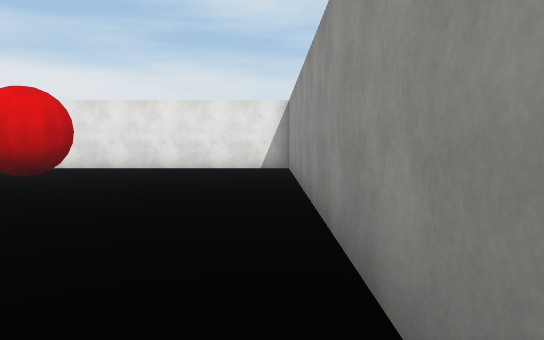
[1] (above)

24 first-person views from a walk through a 3-D level made in the Unity game engine. The camera is 1.5 m above the floor, tilts 4° down and sees 70° across. The floor is counted in squares, 2 m on a side. Each view is taken from the middle of a square. On the plan, view 1 faces up. The plan holds only what a view shows up to about 12 squares ahead; the rest is blank. The place goes on beyond the plan. Surface patterns are stand-ins for the level's own textures.

[2]
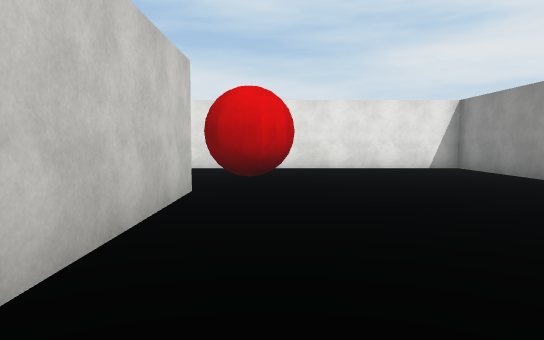

[3]
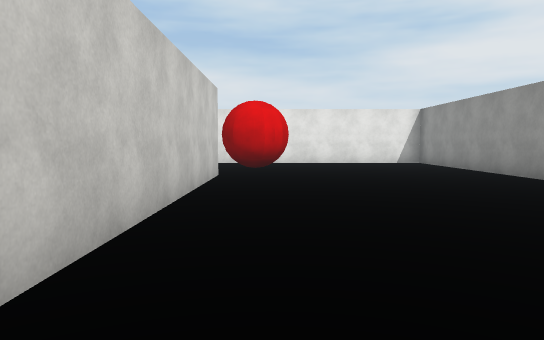

[4]
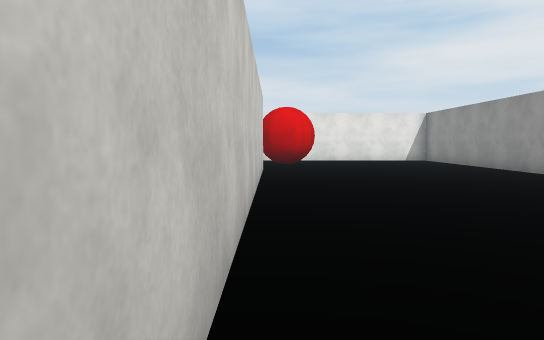

[5]
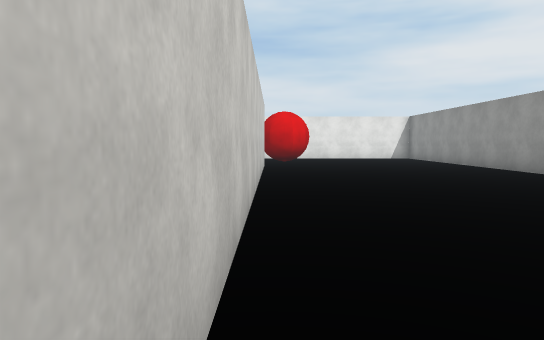

[6]
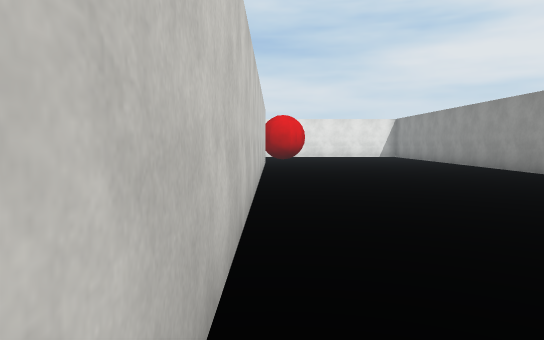

[7]
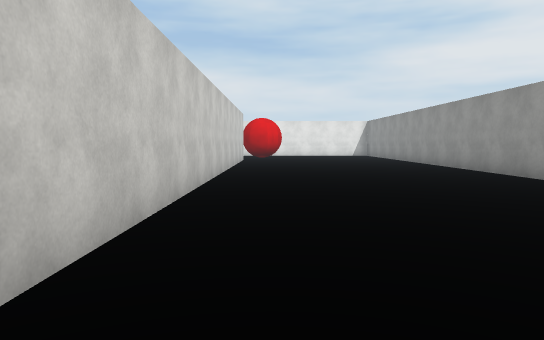

[8]
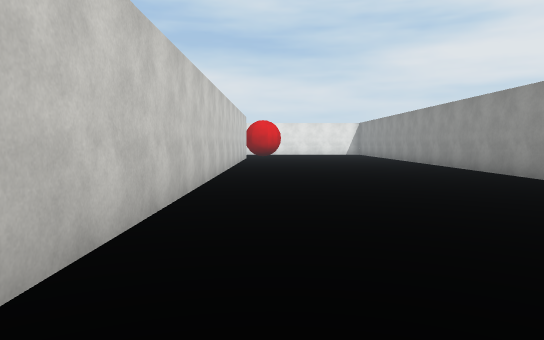

[9]
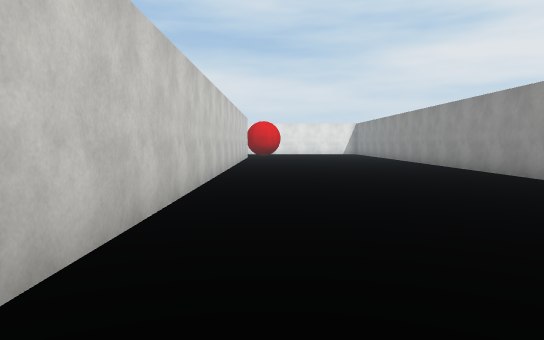

[10]
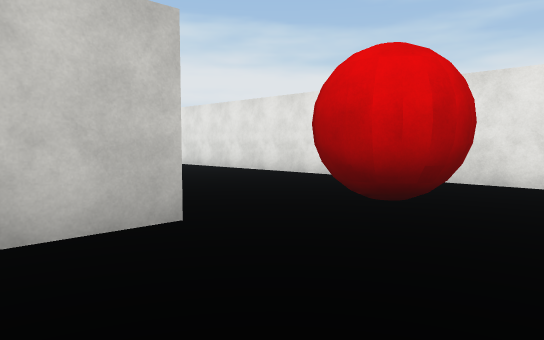

[11]
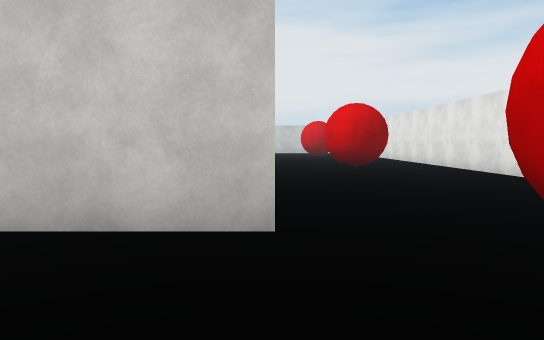

[12]
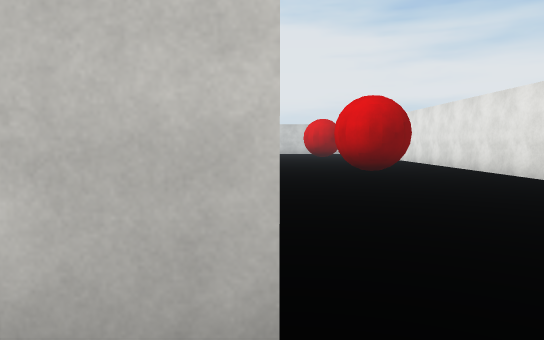

[13]
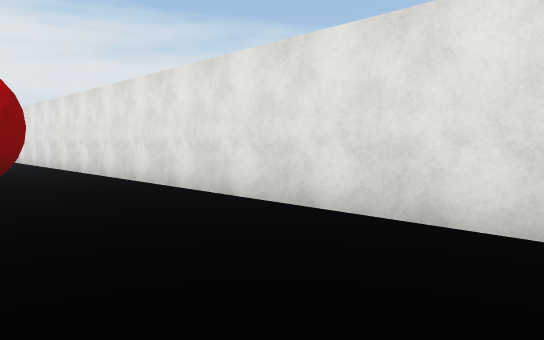

[14]
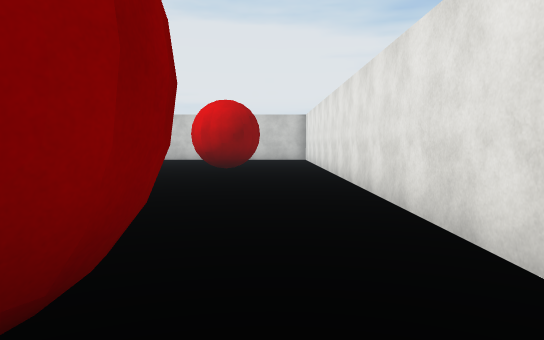

[15]
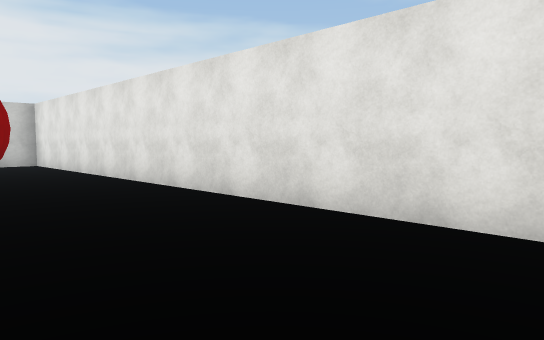

[16]
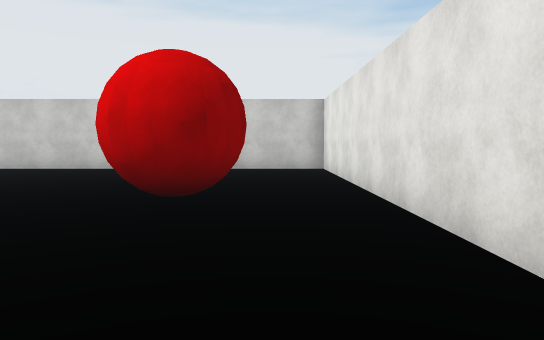

[17]
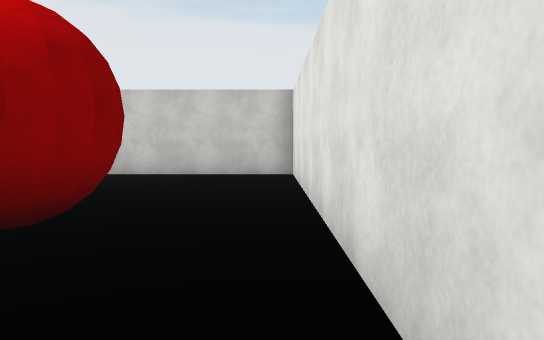

[18]
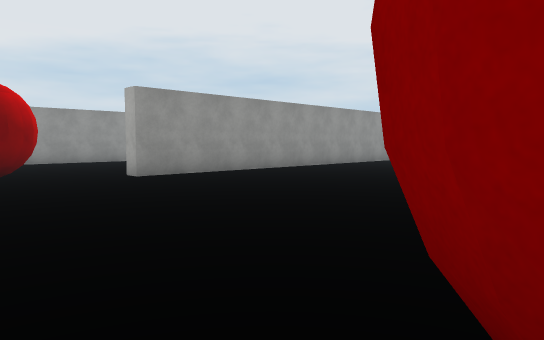

[19]
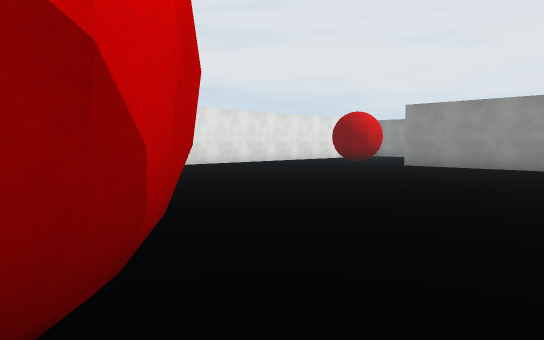

[20]
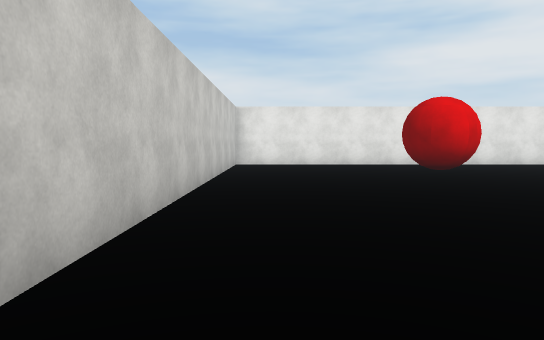

[21]
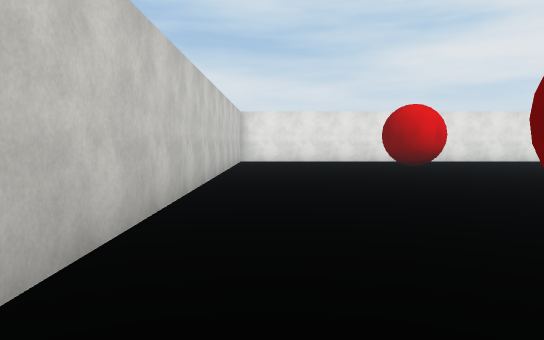

[22]
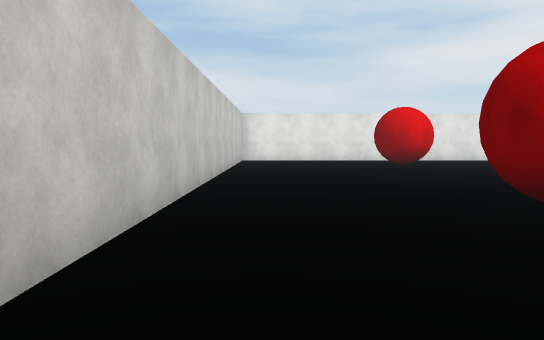

[23]
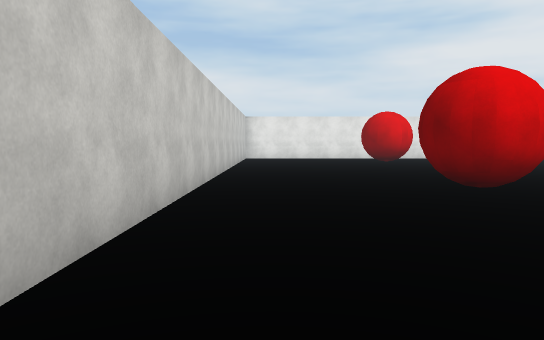

[24]
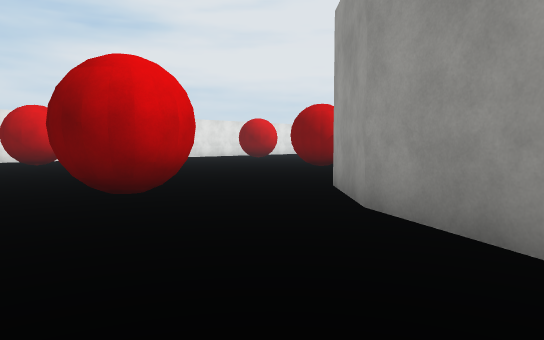

### Floor plan
Points are (right, up) in squares from view 1. A wall is a line through its corners. A room is listed if a view was taken in it or the views show most of it. See-through windows are left out.
Room 1 (views 1, 2, 3, 4, 5, 6, 7, 8, 9, 10, 11, 12)
walls: (0.5, -6.2) (0.5, 11.5) (-4.5, 11.5); (-6.2, 6) (-6.2, -12.2); (-5.1, 7.8) (-5.6, 7.7); (-4.5, 8.5) (-4.8, 8); (-4.6, 9) (-4.5, 8.7) (-4.6, 8.4)
ways out: opening at (-7, 7) to room 2; opening at (-5.5, 10.5) to room 2
Room 2 (views 13, 14, 15, 16, 17, 18, 19, 20, 21, 22, 23, 24)
walls: (-18.2, 1.2) (-18.4, 1) (-18.8, 0.8); (-15.7, 9.5) (-15.2, 9.6) (-14.6, 9.4) (-14.4, 8.9) (-14.5, 8.2) (-14.9, 7.8) (-15.5, 7.7); (-25.7, -1) (-26, -1.3); (-24.5, 9) (-24.4, 8.3) (-24.9, 7.8); (-26.4, -1.5) (-26.8, -1.4) (-27.1, -1.3); (-27, -1.4) (-27.3, -1) (-27.4, -0.4); (-27.1, -1.4) (-27.5, -0.7); (-26.1, -5.6) (-25.1, -3.6) (-23.4, -1.9); (-6.8, 1.2) (-6.8, 6) (-6.2, 6); (-6, 7.8) (-6.3, 8.2) (-6.5, 8.4); (-4.5, 11.5) (-31.2, 11.5) (-31.2, -5.2)
ways out: opening at (-7, 7) to room 1; opening at (-5.5, 10.5) to room 1

Positions as (right, up) in squares from view 1, and headings:
1: (0, 0), facing up
2: (-5, 0), facing up
3: (-5, -3), facing up
4: (-6, -5), facing up
5: (-6, -7), facing up
6: (-6, -9), facing up
7: (-5, -11), facing up
8: (-5, -13), facing up
9: (-5, -14), facing up
10: (-3, 4), facing up-left
11: (-3, 6), facing left
12: (-5, 6), facing left
13: (-8, 8), facing up-left
14: (-14, 10), facing left
15: (-17, 8), facing up-left
16: (-20, 10), facing left
17: (-22, 11), facing left
18: (-15, 10), facing down-right
19: (-19, 0), facing up-right
20: (-30, -2), facing up
21: (-30, -4), facing up
22: (-30, -5), facing up
23: (-30, -7), facing up
24: (-29, -6), facing up-right
